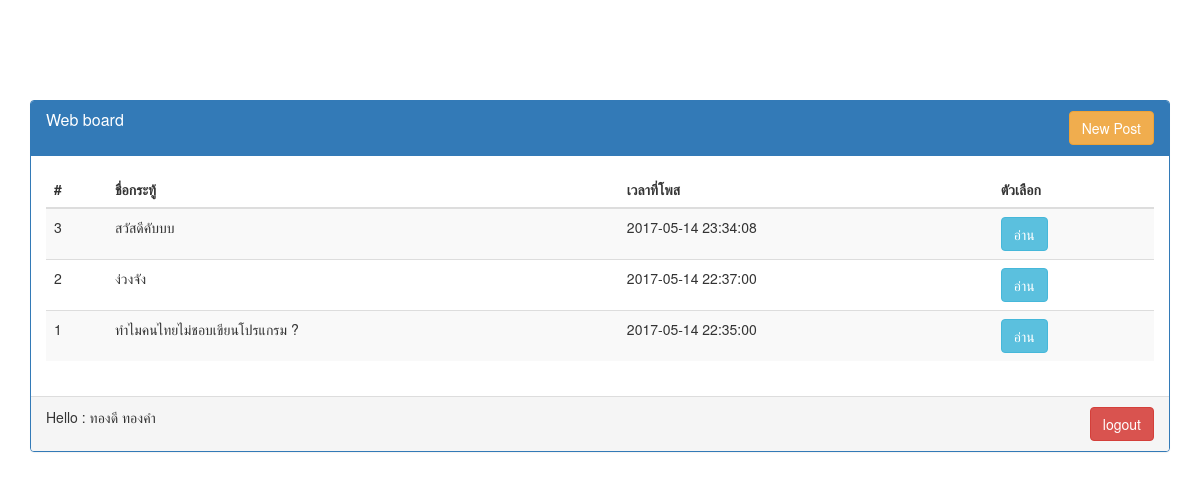
Page /main.php?alert=Login_success (signed in) on the committed database.
### tables this page shows
CREATE TABLE `web_board` (
  `web_board_id` int(10) UNSIGNED NOT NULL,
  `web_board_title` text NOT NULL COMMENT 'หัวข้อเรื่อง',
  `web_board_details` text NOT NULL COMMENT 'รายละเอียด',
  `member_id` int(10) UNSIGNED NOT NULL COMMENT 'id คนที่สร้างโพส',
  `date_time` datetime NOT NULL COMMENT 'เวลาที่ตั้งกระทู้'
);

CREATE TABLE `member` (
  `member_id` int(10) UNSIGNED NOT NULL,
  `fname` varchar(50) NOT NULL,
  `lname` varchar(50) NOT NULL,
  `date_time` datetime NOT NULL,
  `username` varchar(50) NOT NULL,
  `password` varchar(50) NOT NULL,
  `status` enum('admin','user') NOT NULL DEFAULT 'user'
);

### main.php (the view, shortened to what this page needs)
<?php
	include 'config/connect.php';
	if (isset($_SESSION['user_login'])){
		$user_login = $_SESSION['user_login'];
		$sql = "SELECT * FROM `member` WHERE `member_id` = ?;";
		$q = $conn->prepare($sql);
		$q->execute(array($user_login));
		$data = $q->fetch(PDO::FETCH_ASSOC);
		$fname = $data['fname'];
		$lname = $data['lname'];
	}else{
		header('Location: index.php?alert=Not_Loing');
	}
?>
<!DOCTYPE html>
<html lang="en">
<head>
	<link rel="stylesheet" href="dist/css/bootstrap.min.css">
	<link rel="stylesheet" href="dist/css/web_board.css">
</head>
<body>
	<div class="container">
		<div class="panel panel-primary">
			<div class="panel-heading">
				<div class="row">
					<div class="col-xs-6 col-md-6">
						<h3 class="panel-title">Web board</h3>
					</div>
					<div class="col-xs-6 col-md-6 text-right">
						<a href="create_post.php" class="btn btn-warning">New Post</a>
					</div>
				</div>
			</div>
			<div class="panel-body">
			<table class="table table-striped">
			   <thead>
			      <tr>
			         <th>#</th>
			         <th>ชื่อกระทู้</th>
			         <th>เวลาที่โพส</th>
			         <th>ตัวเลือก</th>
			      </tr>
			   </thead>
			   <tbody>
			      <?php
			      	$sql = "SELECT * FROM `web_board` ORDER BY `web_board`.`date_time` DESC";
			      	$q = $conn->prepare($sql);
			      	$q->execute(array());
			      	while ($row = $q->fetch(PDO::FETCH_ASSOC)) {
			      		echo '<tr>';
			      		echo '<td>'.$row['web_board_id'].'</td>';
			      		echo '<td>'.$row['web_board_title'].'</td>';
			      		echo '<td>'.$row['date_time'].'</td>';
			      		echo '<td><a href="read_post.php?id='.$row['web_board_id'].'" class="btn btn-info">อ่าน</a></td>';
			      		echo '</tr>';
			      	}
			      ?>
			   </tbody>
			</table>
			</div>
			<div class="panel-footer">
				<div class="row">
					<div class="col-xs-6 col-md-6">
						Hello : <?php echo $fname.' '.$lname;?>
					</div>
					<div class="col-xs-6 col-md-6 text-right">
						<a href="logout.php" class="btn btn-danger">logout</a>
					</div>
				</div>
			</div>
		</div>
	</div>
</body>
</html>

### rows in the picture
web_board: web_board_id "3", web_board_title "สวัสดีคับบบ", date_time "2017-05-14 23:34:08"
web_board: web_board_id "2", web_board_title "ง่วงจัง", date_time "2017-05-14 22:37:00"
web_board: web_board_id "1", web_board_title "ทำไมคนไทยไม่ชอบเขียนโปรแกรม ?", date_time "2017-05-14 22:35:00"
member: fname "ทองดี", lname "ทองคำ"
